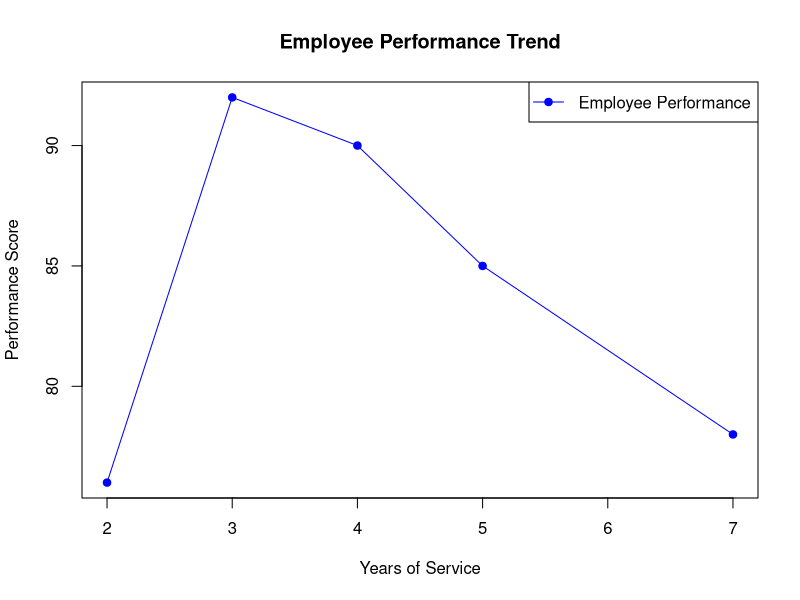

This figure's R source:
# ==========================================
# PROGRAM 1: LINE CHART
# ==========================================

# Dataset
employee_id <- c(1, 2, 3, 4, 5)

department <- c(
  "Sales",
  "HR",
  "Marketing",
  "Sales",
  "HR"
)

years_service <- c(5, 3, 7, 4, 2)

performance <- c(
  85,
  92,
  78,
  90,
  76
)

# Order employees according to years of service
order_index <- order(years_service)

years_sorted <- years_service[order_index]
performance_sorted <- performance[order_index]
department_sorted <- department[order_index]

# Create line chart
plot(
  years_sorted,
  performance_sorted,
  type = "o",
  pch = 19,
  xlab = "Years of Service",
  ylab = "Performance Score",
  main = "Employee Performance Trend",
  col = "blue"
)

# Add legend
legend(
  "topright",
  legend = "Employee Performance",
  col = "blue",
  lty = 1,
  pch = 19
)
